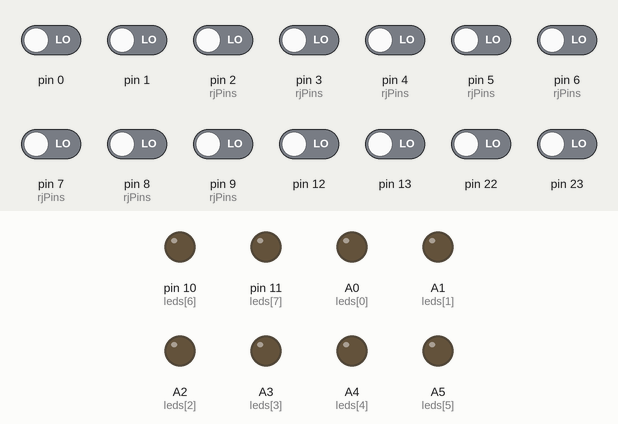
Bench run of a sketch on a simulated Arduino Uno, built with avr-gcc and run on an emulated ATmega328P. On the bench: output pins drawn as LEDs (lit = HIGH). The test bench sets the inputs (shaded band); at power-on: pin 0, pin 1, pin 2 (rjPins), pin 3 (rjPins), pin 4 (rjPins), pin 5 (rjPins), pin 6 (rjPins), pin 7 (rjPins), pin 8 (rjPins), pin 9 (rjPins), pin 12, pin 13, pin 22, pin 23 LOW.

Above: at 1.2 s.
1.3 s: pin 2 (rjPins) driven HIGH
At 2.5 s:
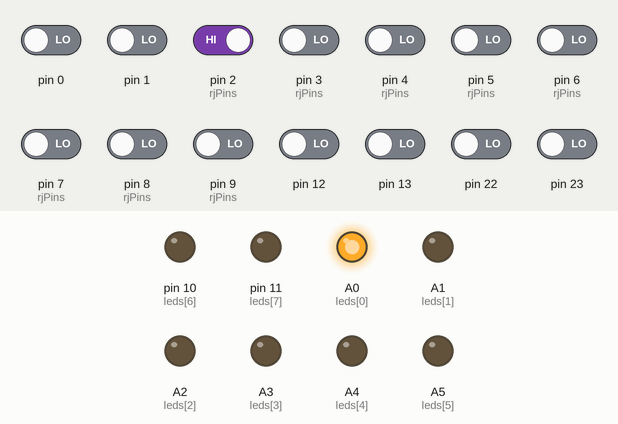
2.9 s: pin 3 (rjPins) driven HIGH
At 3.8 s:
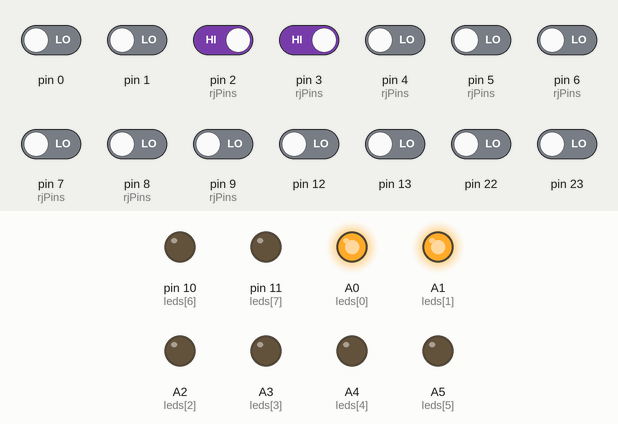
4.5 s: pin 4 (rjPins) driven HIGH
At 5.0 s:
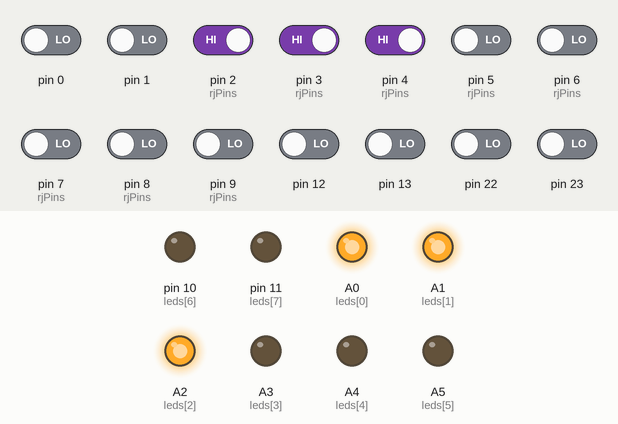
6.1 s: pin 5 (rjPins) driven HIGH
At 7.4 s:
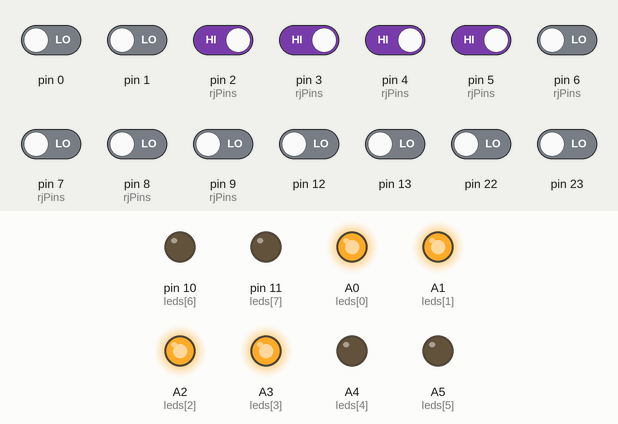
7.7 s: pin 6 (rjPins) driven HIGH
At 8.7 s:
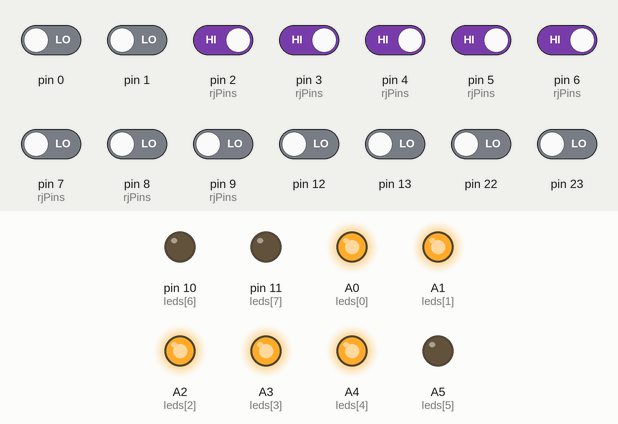
9.3 s: pin 7 (rjPins) driven HIGH
At 9.9 s:
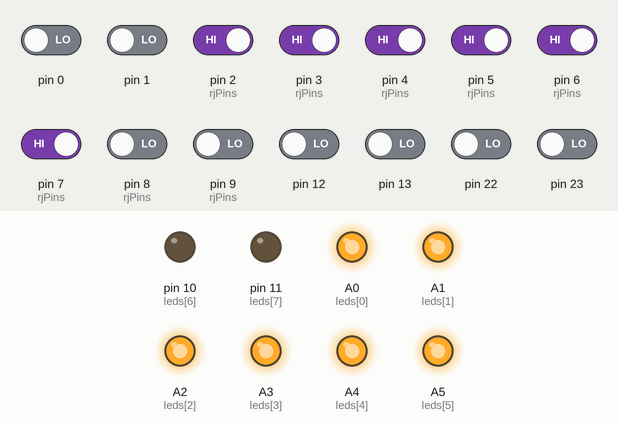
Timing chart, 0 to 11.9 s (numbered marks = the images above; inputs shaded):
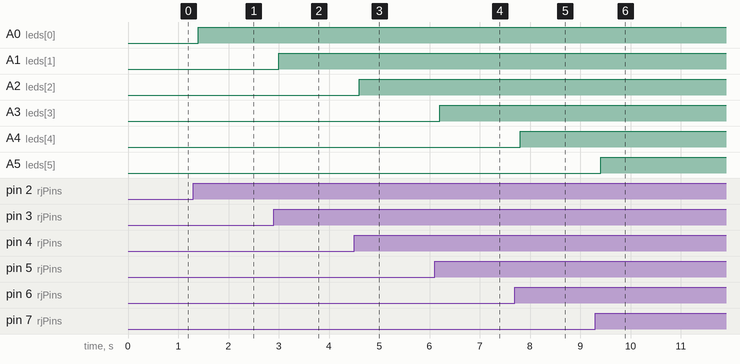

Measured:
- after the input at 1.3 s, A0 (leds[0]): LOW → HIGH after 0.10 s
- after the input at 2.9 s, A1 (leds[1]): LOW → HIGH after 0.10 s
- after the input at 4.5 s, A2 (leds[2]): LOW → HIGH after 0.10 s
- after the input at 6.1 s, A3 (leds[3]): LOW → HIGH after 0.10 s
- after the input at 7.7 s, A4 (leds[4]): LOW → HIGH after 0.10 s
- after the input at 9.3 s, A5 (leds[5]): LOW → HIGH after 0.10 s

The sketch:

RECEIVER.ino
```cpp
// RECEIVER
int leds[] = { A0, A1, A2, A3, A4, A5, 10, 11 };
int ledSize = sizeof(leds) / sizeof(leds[0]);
int rjPins[] = { 2, 3, 4, 5, 6, 7, 8, 9 };
int rjLen = sizeof(rjPins) / sizeof(rjPins[0]);

void setup() {
  // put your setup code here, to run once:
  for (int i = 0; i < ledSize; i++) {
    pinMode(leds[i], OUTPUT);
    digitalWrite(leds[i], LOW);
  }
  DDRD = B00000000;
  DDRB &= ~(B00000011);
}
void loop() {
    uint8_t portDValue = PIND; // Read PORTD (pins 2-7)
    uint8_t portBValue = PINB; // Read PORTB (pins 8-9)
    for (int i = 2; i <= 7; i++) {
    if (portDValue & (1 << i)) { // Check if pin i is HIGH
      digitalWrite(leds[i-2], HIGH);
    } else {
            digitalWrite(leds[i-2], LOW);

    }
  }
    // Check pins 8 and 9


    for (int i = 0; i <= 1; i++) {
    if (portBValue & (1 << i)) { // Check if pin i is HIGH
      digitalWrite(leds[i+6], HIGH);
    } else {
      digitalWrite(leds[i+6], LOW);
    }
  delay(100); // Short delay for stability
}
}
```
